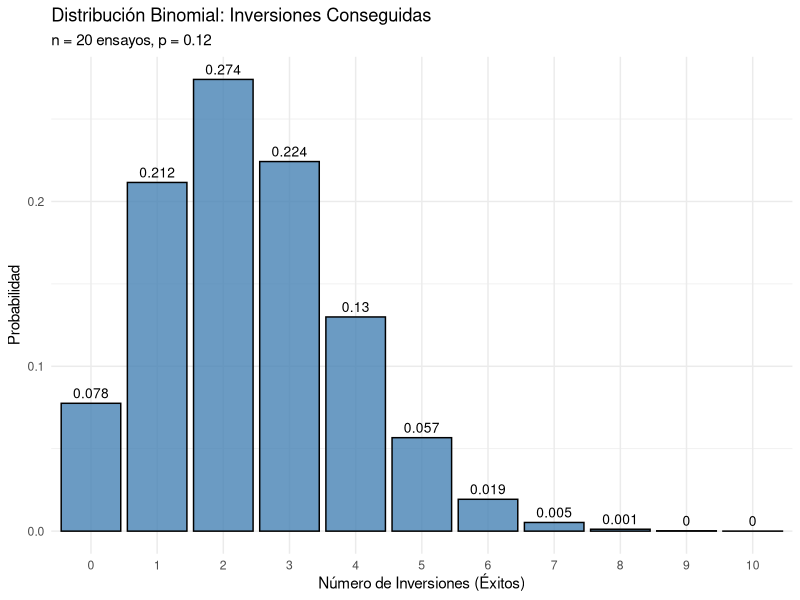
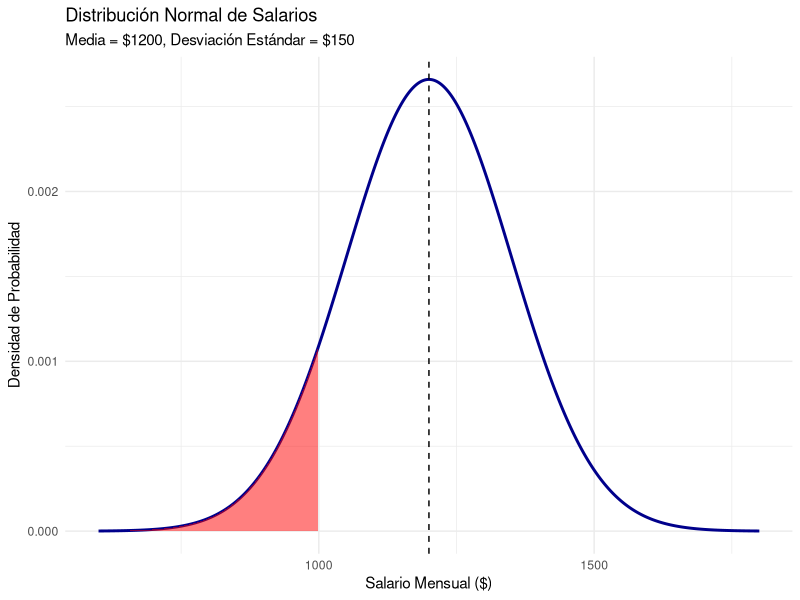

Reproduce these figures in R, in order.
## ---- chunk 1
# Cargamos los paquetes que usaremos para visualización y manipulación
library(ggplot2)
library(dplyr)
## ---- chunk 2
#| echo: true
n <- 50
p <- 0.05
k <- 4

dbinom(x = k, size = n, prob = p)
dbinom(x = 4, size = 50, prob = 0.05)
## ---- chunk 3
#| echo: true
n <- 100
p <- 0.02
k <- 3

pbinom(q = k, size = n, prob = p)

## ---- chunk 4
#| echo: true
n <- 80
p <- 0.15
k <- 15

# Método 1
1 - pbinom(q = k, size = n, prob = p)

# Método 2 (Recomendado)
pbinom(q = k, size = n, prob = p, lower.tail = FALSE)
## ---- chunk 5
#| echo: true
n <- 200
p <- 0.40

# Calculamos P(X <= 90) y le restamos P(X <= 69) para incluir el 70.
pbinom(90, n, p) - pbinom(69, n, p)

## ---- chunk 6
#| echo: true
n <- 500
p <- 0.08
certeza <- 0.95

stock_necesario <- qbinom(p = certeza, size = n, prob = p)
stock_necesario
## ---- chunk 7
#| echo: true
meses <- 24
n_fondos <- 20
p_exito <- 0.12

set.seed(123) # Para reproducibilidad
simulacion_inversiones <- rbinom(n = meses, size = n_fondos, prob = p_exito)
simulacion_inversiones

# Media empírica de nuestra simulación
mean(simulacion_inversiones)
## ---- chunk 8
#| echo: true
n <- 20
p <- 0.12
x <- 0:n
probabilidades <- dbinom(x, size = n, prob = p)

df_binomial <- data.frame(Exitos = x, Probabilidad = probabilidades)
df_binomial

## ---- chunk 9
#| echo: true


# Filtramos solo hasta 10 éxitos para ver mejor el gráfico,
# ya que la probabilidad de 11+ es casi nula.
grafico_binomial <- df_binomial %>%
  filter(Exitos <= 10) %>%
  ggplot(aes(x = factor(Exitos), y = Probabilidad)) +
  geom_col(fill = "steelblue", color = "black", alpha = 0.8) +
  geom_text(aes(label = round(Probabilidad, 3)), vjust = -0.5, size = 3.5) +
  labs(title = "Distribución Binomial: Inversiones Conseguidas",
       subtitle = "n = 20 ensayos, p = 0.12",
       x = "Número de Inversiones (Éxitos)",
       y = "Probabilidad") +
  theme_minimal()
## ---- chunk 10
#| echo: true
grafico_binomial
## ---- chunk 11
#| echo: true
n_acciones <- 150
p_superar <- 0.45
n_simulaciones <- 10000

# Cálculos Teóricos
esperanza_teorica <- n_acciones * p_superar
varianza_teorica <- n_acciones * p_superar * (1 - p_superar)

# Simulación Empírica
set.seed(456)
sim_gran_escala <- rbinom(n_simulaciones, size = n_acciones, prob = p_superar)

media_empirica <- mean(sim_gran_escala)
varianza_empirica <- var(sim_gran_escala)

# Resultados
cat("Esperanza Teórica: ", esperanza_teorica, "\n")
cat("Media Empírica: ", media_empirica, "\n\n")
cat("Varianza Teórica: ", varianza_teorica, "\n")
cat("Varianza Empírica: ", varianza_empirica, "\n")
## ---- chunk 12
mu <- 150
sigma <- 30
x <- 100

pnorm(q = x, mean = mu, sd = sigma)
## ---- chunk 13
mu_salario <- 1200
sigma_salario <- 150
limite_inf <- 1000
limite_sup <- 1400

# Calculamos P(X < 1400) y le restamos P(X < 1000)
prob_intervalo <- pnorm(limite_sup, mu_salario, sigma_salario) - 
                  pnorm(limite_inf, mu_salario, sigma_salario)
prob_intervalo
## ---- chunk 14
mu_tiempo <- 45
sigma_tiempo <- 8
prob_objetivo <- 0.95

tiempo_garantizado <- qnorm(p = prob_objetivo, mean = mu_tiempo, sd = sigma_tiempo)
tiempo_garantizado
## ---- chunk 15
mu_rend <- 0.0005
sigma_rend <- 0.02
dias <- 100

set.seed(789) # Para que todos los estudiantes obtengan el mismo resultado
simulacion_rendimientos <- rnorm(n = dias, mean = mu_rend, sd = sigma_rend)

# Contar cuántos días el rendimiento fue menor a 0
dias_negativos <- sum(simulacion_rendimientos < 0)

paste("De los 100 días simulados,", dias_negativos, "tuvieron rendimientos negativos.\n")
## ---- chunk 16
# Creamos un rango de valores para el eje X (Salarios)
# Usualmente graficamos +/- 4 desviaciones estándar desde la media
x_salarios <- seq(1200 - 4*150, 1200 + 4*150, length.out = 1000)

# Calculamos la densidad (eje Y) para cada salario
y_densidad <- dnorm(x_salarios, mean = 1200, sd = 150)

# Creamos un dataframe para ggplot
df_salarios <- data.frame(Salario = x_salarios, Densidad = y_densidad)

df_salarios

## ---- chunk 17
# Gráfico
grafico_normal <- ggplot(df_salarios, aes(x = Salario, y = Densidad)) +
  geom_line(color = "darkblue", size = 1) +
  # Sombreado para X < 1000
  geom_area(data = filter(df_salarios, Salario < 1000), 
            fill = "red", alpha = 0.5) +
  geom_vline(xintercept = 1200, linetype = "dashed", color = "black") +
  labs(title = "Distribución Normal de Salarios",
       subtitle = "Media = $1200, Desviación Estándar = $150",
       x = "Salario Mensual ($)",
       y = "Densidad de Probabilidad") +
  theme_minimal()
## ---- chunk 18
grafico_normal
